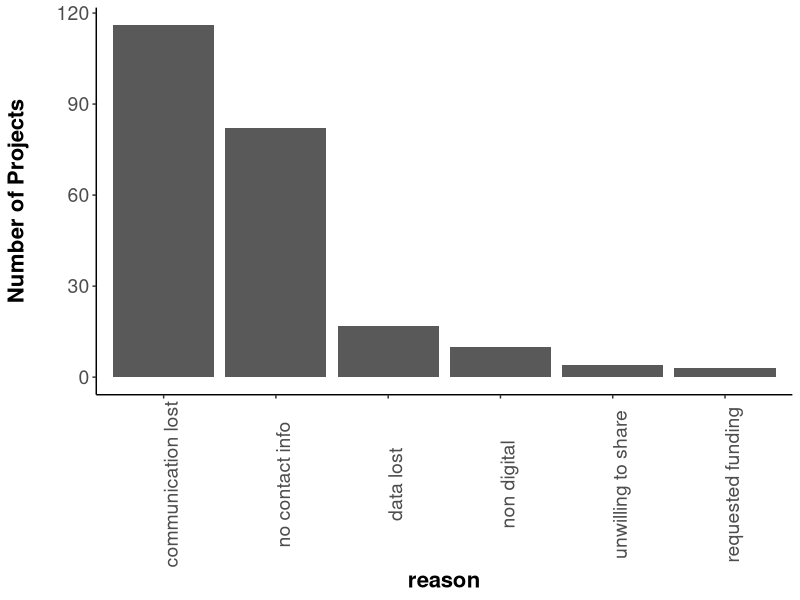

Write R code to recreate this figure.
## ---- chunk 1

library(knitr)
library(dplyr)
library(readr)
library(ggplot2)
library(reshape2)
library(grid)
library(gridExtra)

rslt=read.csv('data/archResRevised2.csv',header=T,stringsAsFactors=F)
rslt[rslt$Status=='published','Status']<-'Published'

rslt$succ=ifelse(rslt$Status %in% c('Published','SentData','Revised'),0,1) # 0=success???
rslt$statSucc=ifelse(rslt$Status %in% c('Published','SentData','Revised'),1,0) # 1 = success, 2 = not successful


agDes=read.csv('data/ecoInfoAgencyDesig.csv',header=T,stringsAsFactors=T,col.names=c('agency','agGrp','agSubGrp'))
agDes$agGrp=gsub('nonProf','private',agDes$agGrp)


rslt2=merge(rslt,agDes,all.x=T)
rslt2=rslt2 %>%
  filter(!end>2010) 
## ---- chunk 2
statusCols=c('Unrecoverable'='orangered',
             'Emailed'='orange',
             'Replied'='gold',
             'SentData'='darkolivegreen2',
             'Revised'='darkolivegreen3',
             'Published'='forestgreen')

succCols=c('aff'='grey17',
           'neg'='grey89')

## ---- chunk 3
statusProps=table(rslt2$Status)
eqProp=chisq.test(statusProps) #not equal proportions

eqProp
## ---- chunk 4

succBlr<-glm(formula = statSucc~agSubGrp+end+dataType,family='binomial',data=rslt2)

## statSucc = Binomial: did we recover the data?
## agGrp = sector of home institution
## end = last year project was funded by EVOSTC
## dataType = field of study

summary(succBlr)

## ---- chunk 5

dtProps=table(rslt2$statSucc,rslt2$dataType)
dtChi=chisq.test(dtProps)

dtChi
## ---- chunk 6
secProps=table(rslt2$statSucc,rslt2$agGrp)
sectChi=chisq.test(secProps)

sectChi

subSecProps=table(rslt2$statSucc,rslt2$agSubGrp)
subSectChi=chisq.test(subSecProps)

subSectChi
## ---- chunk 7

tempProps=table(rslt2$statSucc,as.character(rslt2$end))
tempChi=chisq.test(tempProps)

tempChi
## ---- chunk 8

reas=rslt2 %>%
  filter(Status=='Unrecoverable') %>%
  filter(!reason=="no data generated") %>%
  filter(!reason=="data uvailable") %>%
  select(Status,reason)
reasTab=as.data.frame(table(reas$reason))
colnames(reasTab)=c('reason','nDatasets')

## add in status = 'emailed' to 'no contact info' & status = "replied" to unwilling to share? ...discuss with group

reasTab[reasTab$reason=='no contact info',"nDatasets"] <- (reasTab[reasTab$reason=='no contact info',"nDatasets"] + length(rslt2[rslt2$Status=='Emailed','Status'])) 

levels(reasTab$reason)=c(levels(reasTab$reason),'communication lost')

reasTab[6,]<-c('communication lost', length(rslt2[rslt2$Status=='Replied','Status'])+1)# +1 for one of the 'data unavailable' datasets, add the other to "data lost"
reasTab[1,2]<-as.numeric(as.character(reasTab[reasTab$reason=="data lost","nDatasets"]))+1

reasTab<-arrange(reasTab,desc(as.numeric(nDatasets)))
reasTab$reason<-factor(reasTab$reason,levels = reasTab$reason,ordered = T)

## ---- chunk 9

whyNot<-ggplot(reasTab,aes(x=reason,y=as.numeric(nDatasets)))+
  geom_bar(stat = "identity")+
  theme(axis.line=element_line('black'),
        panel.grid.major = element_blank(),
        panel.grid.minor = element_blank(),
        panel.border = element_blank(),
        panel.background = element_blank())+
  theme(axis.text.x = element_text(angle=90))+
  #xlab('\nReason data were not recovered')+
  ylab('Number of Projects\n')+
  #ggtitle('Why are data not recovered?')+
  theme(axis.text=element_text(size=14),
        title=element_text(size=16,face="bold"))+
  theme(axis.line.x = element_line(color="black"),
        axis.line.y = element_line(color="black")) ## *** add each n as text above bar
whyNot
